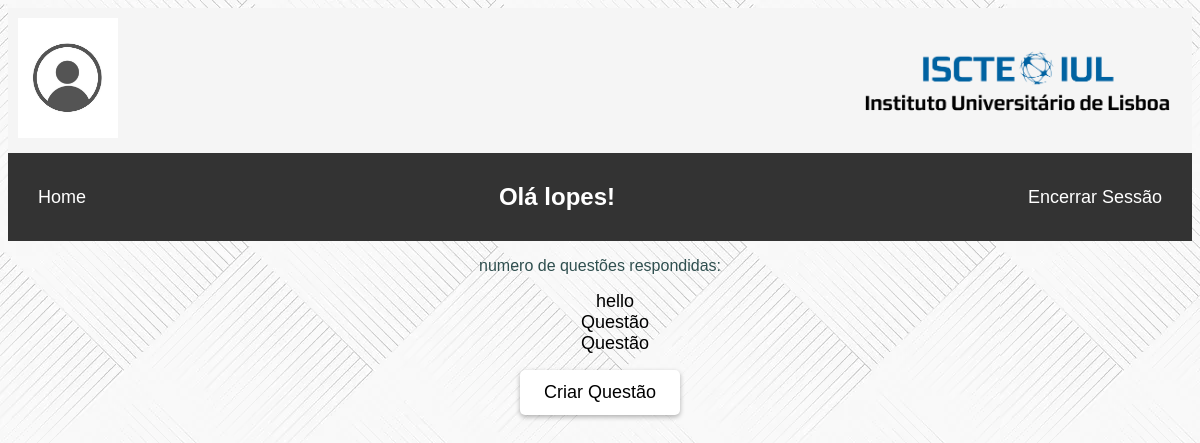
The app's page /votacao/home (signed in), older data.
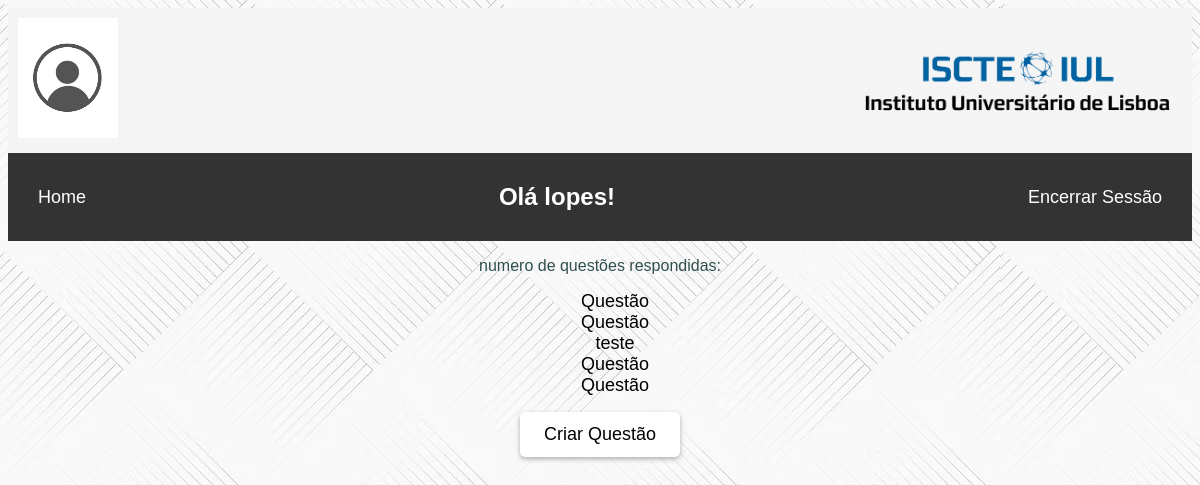
The same page, newer data.
### votacao/models.py (models this page shows, shortened)
class Questao(models.Model):
    questao_texto = models.CharField(max_length=200)
    pub_data = models.DateTimeField('data da publicacao')

### votacao/views.py (the view)
# urls.py: 2. Add a URL to urlpatterns:  path('', views.home, name='home')
@login_required(login_url='votacao/loginview')
def home(request):
    latest_question_list = Questao.objects.order_by('-pub_data')[:5]
    context = {'latest_question_list': latest_question_list}
    return render(request, 'votacao/home.html', context)

### votacao/templates/votacao/home.html (shortened to what this page needs)
<!DOCTYPE html>
<html lang="en">
<head>
    {% load static %}
    <link rel="stylesheet" type="text/css" href="{% static 'votacao/css/mystyle.css'%}">
</head>
<body>
<header>
    <a href={% url 'votacao:fazer_upload' %}>
        <img src="{% if user.fotoperfil.foto_perfil %}{{ user.fotoperfil.foto_perfil.url }}{% else %}{% static 'votacao/images/Default_Avatar.jpg' %}{% endif %}" style="width: 100px">
    </a>
    <img src="{% static 'votacao/images/ISCTE.png' %}" style="height: 80px">
</header>
<nav>
    <a href={% url 'votacao:home' %}>Home</a>
    {% block outros_links %}
        <h2 style="color: white">Olá {{ user.username }}!</h2>
    {% endblock %}
    <a href={% url 'votacao:logoutview' %}>Encerrar Sessão</a>
</nav>
{% block content %}
<p>numero de questões respondidas: {{ user.aluno.num_respostas }}</p>
{% if latest_question_list %}
<ul>
 {% for questao in latest_question_list %}
 <li>
<a href="{% url 'votacao:detalhe' questao.id %}">
{{ questao.questao_texto }}
</a>
</li>
 {% endfor %}
</ul>
{% else %}
<p>Nao ha questoes disponiveis.</p>
{% endif %}
<button>
    <a  href="{% url 'votacao:criar' %}">
        Criar Questão
    </a>
</button>
{% endblock %}
</body>
</html>

Row changes from the older to the newer data that the page shows:
no longer on this page (row unchanged): Questao: questao_texto "hello"
added Questao: questao_texto "teste"
added Questao: questao_texto "Questão"
added Questao: questao_texto "Questão"
